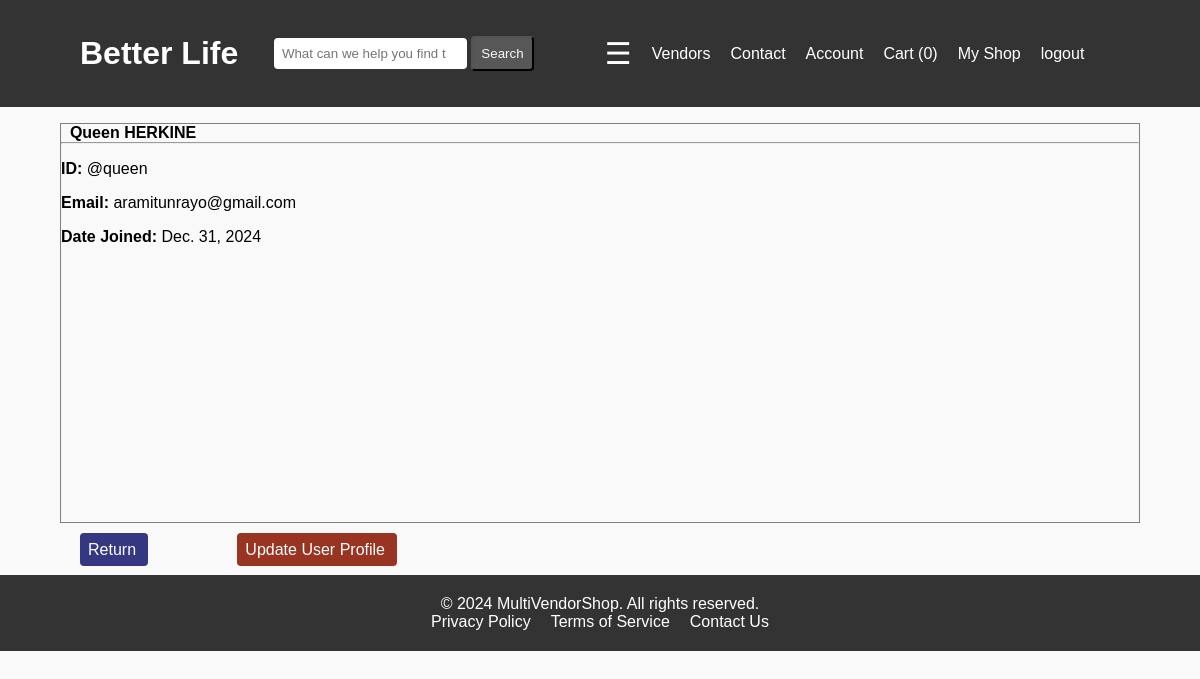
/dashboard/profile/ (signed in), run on the app's committed database.
### account/models.py (models this page shows)
class CustomUser(AbstractUser):
    email = models.EmailField(unique=True)
    is_vendor = models.BooleanField(default=False)

### dashboard/views.py (the view)
# urls.py: path("profile/", views.ProfileView.as_view(), name="user_profile"),
class ProfileView(LoginRequiredMixin, View):
    def get(self, request):
        context = {"user":request.user}
        return render(request, "dashboard/profile.html", context)

### cart/cart.py (called while the page is built)
    def __len__(self):
        return sum(int(item["quantity"] )for item in self.cart.values())

### store/context_processors.py (called while the page is built)
def recently_viewed(request):
    return {"recently_viewed":RecentlyViewed(request)}

### store/templatetags/menu.py (called while the page is built)
@register.inclusion_tag("menu_items.html")
def menu_items():
    categories = Category.objects.all().order_by("category").values()
    return { "categories":categories }

@register.simple_tag(takes_context=True)
def cart_number(context):
    request = context.get("request")
    cart = Cart(request)
    return len(cart)

### dashboard/templates/dashboard/profile.html (shortened to what this page needs)
{% extends "base.html" %}
{% load static %}
{% block styles %} <link rel="stylesheet" href="{% static "dashboard/profile.css" %}"> {% endblock styles %}
{% block contents %}
<div class="card" >
    <div class="card-body">
        <strong class="name">
            {{user.first_name}}
            {{user.last_name|upper}}
        </strong>
        <hr>
    <p class="card-text"><strong>ID: </strong>@{{user.username}}</p>
    <p class="card-text"><strong>Email: </strong>{{user.email}}</p>
    <p class="card-text"><strong>Date Joined: </strong>{{user.date_joined.date}}</p>
    </div>
</div>
<br>
<a href="{% url "dashboard" %}" class="btn-secondary">Return </a>
<a href="{% url "edit_profile" %}" class="btn-info">Update User Profile </a>
{% endblock contents %}

### static/css/style.css (style rules this page uses)
* { margin: 0; padding: 0; box-sizing: border-box; }
body { font-family: Arial, sans-serif; background-color: #f9f9f9; }

### dashboard/static/dashboard/profile.css (style rules this page uses)
.card { border: 1px solid grey; margin: 1rem auto; width: 90%; height: 25rem; }
.card-body .name { margin: 1rem 0; }
.card-body p { margin: 1rem 0; }
.btn-secondary, .btn-info { position: relative; text-decoration: none; color: white; padding: .5rem; border-radius: 4px; bottom: 1rem; }
.btn-secondary { background-color: #363783; left: 5rem; }
.btn-info { background-color:#932; left: 10rem; }

### data on the page
CustomUser: first_name "Queen", last_name "HERKINE", username "queen", email "aramitunrayo@gmail.com", date_joined "Dec. 31, 2024"
